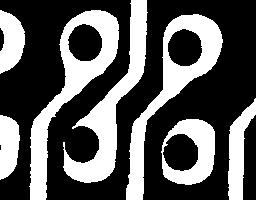
%> input picture pcb.jpg, 256 x 200 px
$ octave q1.m   (GNU Octave 9; MATLAB toolbox functions it lacks are replaced by stand-ins)
%> lines starting %> are read from the running program, lines starting %| are printed output that depends on the picture; in (x1, y1, x2, y2) boxes, pixels count from 0 and x2, y2 are one past the last pixel; in counts of white or black regions, pixels touching at a corner belong together; the program's own positions count from 1
clear all
close all
clc

I = imread('pcb.jpg');
%> I is the input picture: size 200x256x3 uint8; min 0, max 255, mean 90.8
figure; imshow(I);

limiar = graythresh(I);
%> limiar = 0.498
% Binarização pelo limiar
I1 = im2bw(I,limiar);
%> I1: size 200x256 logical; 35.6% white; 7 white regions, largest, box (x1, y1, x2, y2) and area: (29, 10, 119, 200) 4431, (126, 14, 223, 200) 4143, (63, 0, 148, 183) 4133
figure; imshow(I1);

I_teste = I > 8;
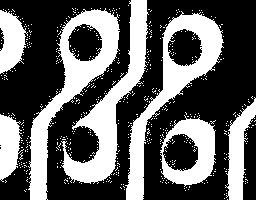
%> I_teste: size 200x256x3 logical; 38.5% white; 521 white regions (514 under 20 px), largest, box (x1, y1, x2, y2) and area: (28, 8, 120, 200) 4601, (125, 11, 224, 200) 4304, (61, 0, 149, 184) 4266

% Elemento estruturante
elemento_estruturante = strel('disk', 5, 0);

% Aplica o fechamento para conectar componentes próximos
I2 = imclose(I_teste, elemento_estruturante);
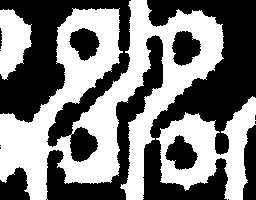
%> I2: size 200x256x3 logical; 48.4% white; 3 white regions, box (x1, y1, x2, y2) and area: (0, 0, 224, 200) 18513, (156, 96, 256, 200) 4742, (0, 9, 32, 80) 1530
figure; imshow(I2);

I4 = imfill(I2,'holes');
figure; imshow(I4);

I5 = ~I1 & I4;
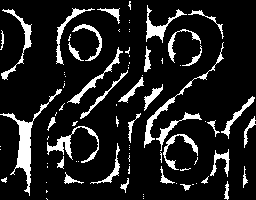
%> I5: size 200x256x3 logical; 12.8% white; 88 white regions (52 under 20 px), largest, box (x1, y1, x2, y2) and area: (0, 89, 62, 196) 880, (144, 42, 224, 148) 455, (47, 126, 99, 163) 424
figure; imshow(I5);

elemento_estruturante = strel('disk', 7, 0);
% Aplica o Abertura para retiral partes indesejadas
I6 = imopen(I5, elemento_estruturante);
%> I6: size 200x256x3 logical; every value is 0
figure; imshow(I6);

%> (the run ends here)
